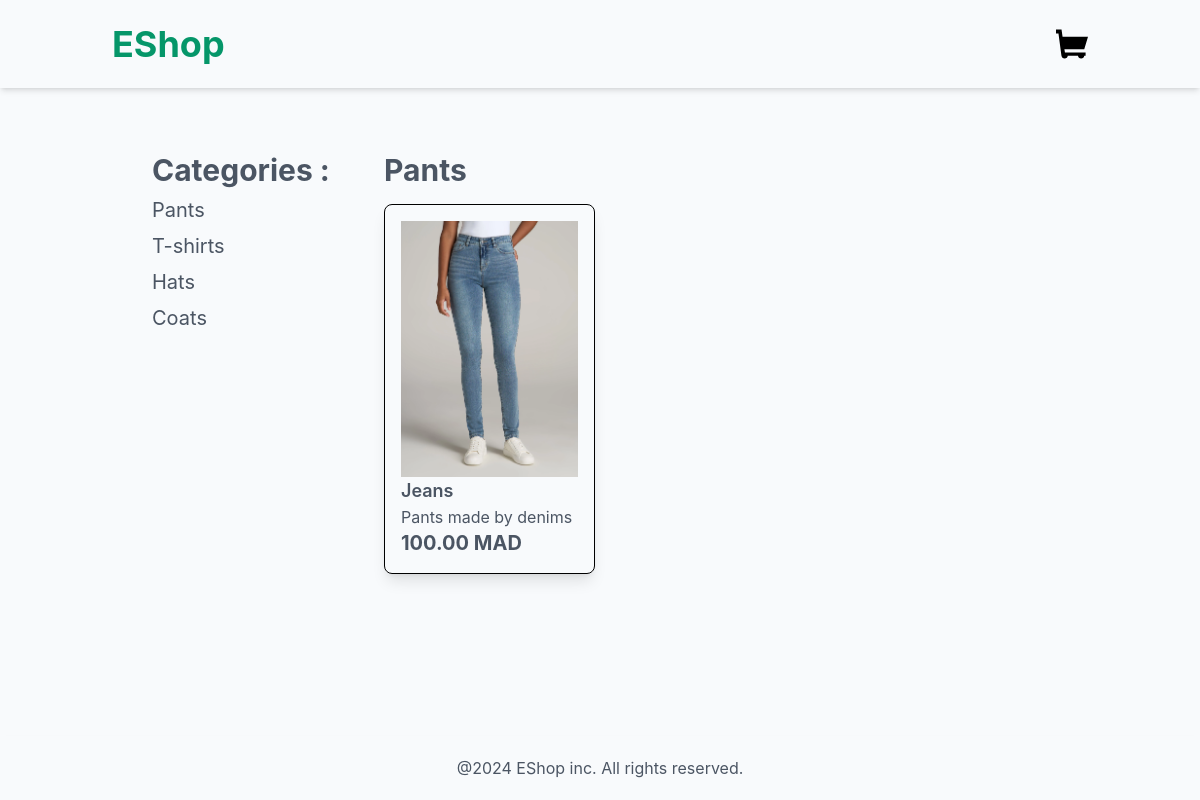
Before: /pants/ with the older database file.
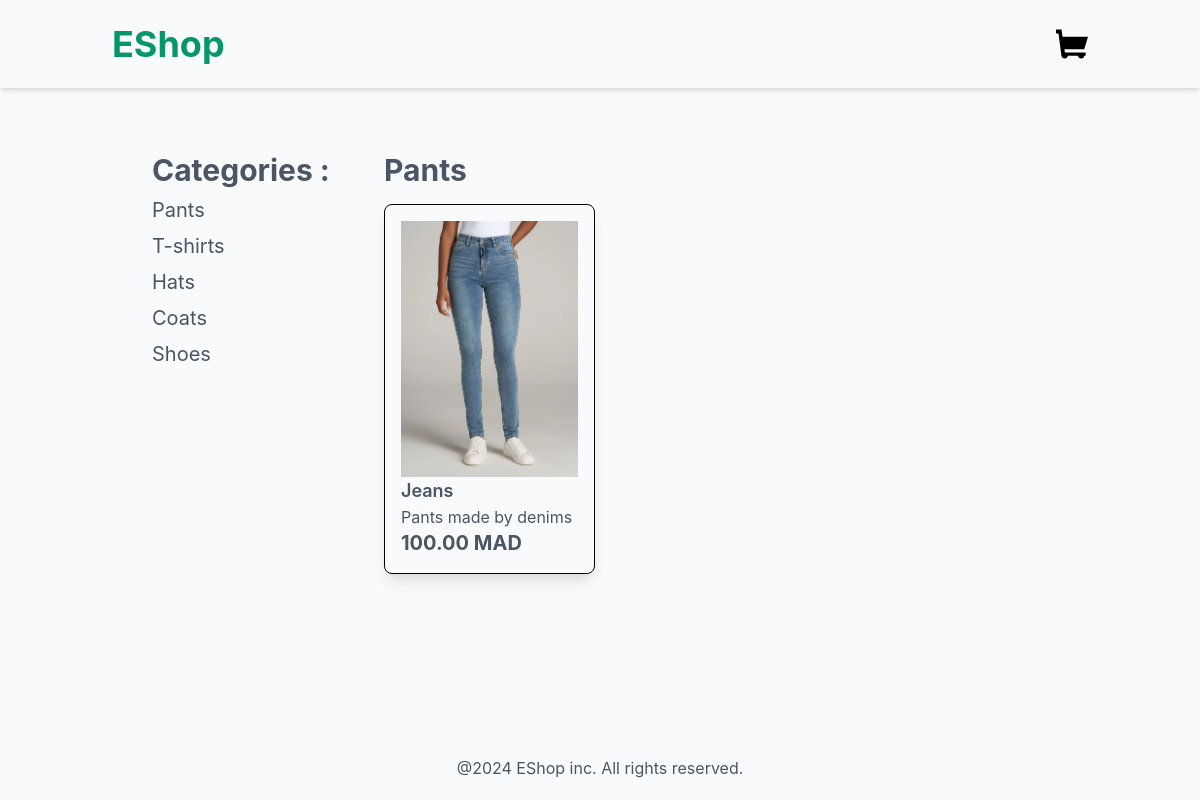
After: the same page with the newer database file.
### product/models.py (models this page shows, shortened)
class Category(models.Model):
    name = models.CharField(max_length=250)
    slug = models.SlugField(unique = True)
    class Meta:
        verbose_name_plural = "categories"

class product(models.Model):
    category = models.ForeignKey(Category,related_name='product', on_delete=models.CASCADE)
    name = models.CharField(max_length=250)
    slug = models.SlugField(max_length=250)
    description = models.TextField(blank=True)
    price = models.DecimalField(max_digits=10, decimal_places=2)
    available = models.BooleanField(default=True)
    created = models.DateTimeField(auto_now_add = True)
    updated = models.DateTimeField(auto_now = True)
    image = models.ImageField(upload_to='product',blank=True, null=True)

### product/views.py (the view)
# urls.py: path('',views.product_list,name='product_list'),
def product_list(request, category_slug=None):
    category = None
    products = product.objects.filter(available=True)
    categories = Category.objects.all()
    if category_slug:
        category = get_object_or_404(Category, slug=category_slug)
        products = products.filter(category=category)
    return render(request, 'product/products/list.html', {
        'category':category,
        'product':products,
        'categories':categories,
    })

### product/templates/product/products/list.html (shortened to what this page needs)
{% extends "base.html" %}
{%block content%}
<div class="container mx-auto p-4 flex lg:flex-row flex-col">
    <aside class="w-full lg:w-1/4 p-4">
        <h2 class="font-bold text-3xl mb-2">Categories :</h2>
        <ul>
            {% for category in categories %}
            <li class="mb-2">
                <a href="{% url 'product:product_list_by_category' category.slug %}" class="hover:text-emerald-600 lg:hover:font-bold lg:hover:text-2xl text-xl transition duration-200">{{category.name}}</a>
            </li>
            {% endfor %}
        </ul>
    </aside>
    <main class="w-full lg:w-3/4 p-4">
        {% if category%}
        <h2 class="font-bold text-3xl mb-4">{{category.name}}</h2>
        {% else %}
        <h2 class="font-bold text-3xl mb-4">All Products :</h2>
        {% endif %}
        <div class="grid lg:grid-cols-3 grid-flow-col-1 md:grid-cols-2 gap-4">
            {% for product in product %}
            <a href="{% url 'product:product_detail' product.id product.slug %}" class="hover:scale-105 transform transition">
            <div class="shadow-lg rounded-lg border border-black p-4 hover:bg-gray-100 transition duration-300">
                {% if product.image %}
                <img src="{{product.image.url}}" alt="{{product.name}}" class="h-64 w-42 object-cover">
                {% else %}
                <p class="text-red-600 font-semibold">The image is not available !</p>
                {% endif %}
                <h3 class="text-lg font-semibold">{{product.name}}</h3>
                <p class="">{{product.description}}</p>
                <p class="text-xl font-bold">{{product.price}} MAD</p>
            </div>
            </a>
            {% endfor %}
        </div>
    </main>
</div>
{%endblock%}

Changed rows visible on the page:
added Category: name "Shoes"
